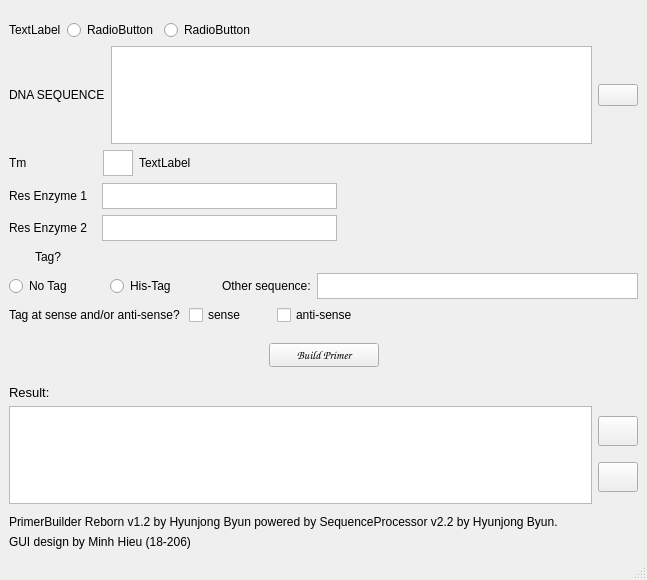
<?xml version="1.0" encoding="UTF-8"?>
<ui version="4.0">
 <class>PrimerBuilder</class>
 <widget class="QMainWindow" name="PrimerBuilder">
  <property name="geometry">
   <rect>
    <x>0</x>
    <y>0</y>
    <width>647</width>
    <height>580</height>
   </rect>
  </property>
  <property name="minimumSize">
   <size>
    <width>647</width>
    <height>580</height>
   </size>
  </property>
  <property name="cursor">
   <cursorShape>ArrowCursor</cursorShape>
  </property>
  <property name="windowTitle">
   <string>PrimerBuilder</string>
  </property>
  <property name="windowIcon">
   <iconset>
    <normaloff>H:/LOGO/ksa_logo_TWp_icon.ico</normaloff>H:/LOGO/ksa_logo_TWp_icon.ico</iconset>
  </property>
  <widget class="QWidget" name="centralwidget">
   <property name="cursor">
    <cursorShape>ArrowCursor</cursorShape>
   </property>
   <layout class="QVBoxLayout" name="verticalLayout">
    <item>
     <layout class="QHBoxLayout" name="horizontalLayout_10">
      <property name="topMargin">
       <number>11</number>
      </property>
      <item>
       <widget class="QLabel" name="label">
        <property name="text">
         <string>TextLabel</string>
        </property>
       </widget>
      </item>
      <item>
       <widget class="QRadioButton" name="radioButton">
        <property name="text">
         <string>RadioButton</string>
        </property>
       </widget>
      </item>
      <item>
       <widget class="QRadioButton" name="radioButton_2">
        <property name="text">
         <string>RadioButton</string>
        </property>
       </widget>
      </item>
      <item>
       <spacer name="horizontalSpacer_14">
        <property name="orientation">
         <enum>Qt::Horizontal</enum>
        </property>
        <property name="sizeHint" stdset="0">
         <size>
          <width>40</width>
          <height>20</height>
         </size>
        </property>
       </spacer>
      </item>
     </layout>
    </item>
    <item>
     <layout class="QHBoxLayout" name="horizontalLayout_2">
      <item>
       <widget class="QLabel" name="DNAsequence">
        <property name="font">
         <font>
          <family>MS Shell Dlg 2</family>
         </font>
        </property>
        <property name="layoutDirection">
         <enum>Qt::LeftToRight</enum>
        </property>
        <property name="text">
         <string>DNA SEQUENCE</string>
        </property>
       </widget>
      </item>
      <item>
       <widget class="QTextEdit" name="DNAsequence_text"/>
      </item>
      <item>
       <widget class="QPushButton" name="DNAsequence_file">
        <property name="sizePolicy">
         <sizepolicy hsizetype="Fixed" vsizetype="Fixed">
          <horstretch>0</horstretch>
          <verstretch>0</verstretch>
         </sizepolicy>
        </property>
        <property name="text">
         <string/>
        </property>
        <property name="icon">
         <iconset>
          <normaloff>Flat Folder icon.png</normaloff>Flat Folder icon.png</iconset>
        </property>
       </widget>
      </item>
     </layout>
    </item>
    <item>
     <layout class="QHBoxLayout" name="horizontalLayout_3">
      <property name="leftMargin">
       <number>0</number>
      </property>
      <property name="topMargin">
       <number>0</number>
      </property>
      <item>
       <widget class="QLabel" name="tm">
        <property name="text">
         <string>Tm</string>
        </property>
        <property name="alignment">
         <set>Qt::AlignLeading|Qt::AlignLeft|Qt::AlignVCenter</set>
        </property>
       </widget>
      </item>
      <item>
       <spacer name="horizontalSpacer_3">
        <property name="orientation">
         <enum>Qt::Horizontal</enum>
        </property>
        <property name="sizeType">
         <enum>QSizePolicy::Fixed</enum>
        </property>
        <property name="sizeHint" stdset="0">
         <size>
          <width>70</width>
          <height>20</height>
         </size>
        </property>
       </spacer>
      </item>
      <item>
       <widget class="QTextEdit" name="tm_text">
        <property name="enabled">
         <bool>true</bool>
        </property>
        <property name="sizePolicy">
         <sizepolicy hsizetype="Fixed" vsizetype="Fixed">
          <horstretch>0</horstretch>
          <verstretch>0</verstretch>
         </sizepolicy>
        </property>
        <property name="minimumSize">
         <size>
          <width>12</width>
          <height>26</height>
         </size>
        </property>
        <property name="maximumSize">
         <size>
          <width>30</width>
          <height>27</height>
         </size>
        </property>
        <property name="whatsThis">
         <string notr="true" extracomment="Melting Temperature"/>
        </property>
       </widget>
      </item>
      <item>
       <widget class="QLabel" name="label_2">
        <property name="text">
         <string>TextLabel</string>
        </property>
       </widget>
      </item>
      <item>
       <spacer name="horizontalSpacer_2">
        <property name="orientation">
         <enum>Qt::Horizontal</enum>
        </property>
        <property name="sizeType">
         <enum>QSizePolicy::Expanding</enum>
        </property>
        <property name="sizeHint" stdset="0">
         <size>
          <width>285</width>
          <height>20</height>
         </size>
        </property>
       </spacer>
      </item>
     </layout>
    </item>
    <item>
     <layout class="QHBoxLayout" name="horizontalLayout_4">
      <property name="topMargin">
       <number>1</number>
      </property>
      <item>
       <widget class="QLabel" name="ResEnzyme1">
        <property name="text">
         <string>Res Enzyme 1</string>
        </property>
        <property name="alignment">
         <set>Qt::AlignLeading|Qt::AlignLeft|Qt::AlignVCenter</set>
        </property>
       </widget>
      </item>
      <item>
       <spacer name="horizontalSpacer_5">
        <property name="orientation">
         <enum>Qt::Horizontal</enum>
        </property>
        <property name="sizeType">
         <enum>QSizePolicy::Fixed</enum>
        </property>
        <property name="sizeHint" stdset="0">
         <size>
          <width>9</width>
          <height>20</height>
         </size>
        </property>
       </spacer>
      </item>
      <item>
       <widget class="QTextEdit" name="ResEnzyme1_text">
        <property name="sizePolicy">
         <sizepolicy hsizetype="Fixed" vsizetype="Fixed">
          <horstretch>0</horstretch>
          <verstretch>0</verstretch>
         </sizepolicy>
        </property>
        <property name="minimumSize">
         <size>
          <width>235</width>
          <height>26</height>
         </size>
        </property>
        <property name="maximumSize">
         <size>
          <width>67</width>
          <height>26</height>
         </size>
        </property>
       </widget>
      </item>
      <item>
       <spacer name="horizontalSpacer_4">
        <property name="orientation">
         <enum>Qt::Horizontal</enum>
        </property>
        <property name="sizeType">
         <enum>QSizePolicy::Expanding</enum>
        </property>
        <property name="sizeHint" stdset="0">
         <size>
          <width>26</width>
          <height>20</height>
         </size>
        </property>
       </spacer>
      </item>
     </layout>
    </item>
    <item>
     <layout class="QHBoxLayout" name="horizontalLayout_5">
      <property name="topMargin">
       <number>0</number>
      </property>
      <item>
       <widget class="QLabel" name="ResEnzyme2">
        <property name="text">
         <string>Res Enzyme 2</string>
        </property>
        <property name="alignment">
         <set>Qt::AlignLeading|Qt::AlignLeft|Qt::AlignVCenter</set>
        </property>
       </widget>
      </item>
      <item>
       <spacer name="horizontalSpacer_6">
        <property name="orientation">
         <enum>Qt::Horizontal</enum>
        </property>
        <property name="sizeType">
         <enum>QSizePolicy::Fixed</enum>
        </property>
        <property name="sizeHint" stdset="0">
         <size>
          <width>9</width>
          <height>20</height>
         </size>
        </property>
       </spacer>
      </item>
      <item>
       <widget class="QTextEdit" name="ResEnzyme2_text">
        <property name="sizePolicy">
         <sizepolicy hsizetype="Fixed" vsizetype="Fixed">
          <horstretch>0</horstretch>
          <verstretch>0</verstretch>
         </sizepolicy>
        </property>
        <property name="minimumSize">
         <size>
          <width>67</width>
          <height>26</height>
         </size>
        </property>
        <property name="maximumSize">
         <size>
          <width>235</width>
          <height>28</height>
         </size>
        </property>
       </widget>
      </item>
      <item>
       <spacer name="horizontalSpacer_7">
        <property name="orientation">
         <enum>Qt::Horizontal</enum>
        </property>
        <property name="sizeHint" stdset="0">
         <size>
          <width>40</width>
          <height>20</height>
         </size>
        </property>
       </spacer>
      </item>
     </layout>
    </item>
    <item>
     <layout class="QHBoxLayout" name="horizontalLayout_7">
      <property name="topMargin">
       <number>0</number>
      </property>
      <item>
       <spacer name="horizontalSpacer">
        <property name="orientation">
         <enum>Qt::Horizontal</enum>
        </property>
        <property name="sizeType">
         <enum>QSizePolicy::Fixed</enum>
        </property>
        <property name="sizeHint" stdset="0">
         <size>
          <width>26</width>
          <height>20</height>
         </size>
        </property>
       </spacer>
      </item>
      <item>
       <widget class="QLabel" name="tag">
        <property name="text">
         <string>Tag?</string>
        </property>
        <property name="alignment">
         <set>Qt::AlignLeading|Qt::AlignLeft|Qt::AlignVCenter</set>
        </property>
       </widget>
      </item>
     </layout>
    </item>
    <item>
     <layout class="QHBoxLayout" name="horizontalLayout_6">
      <property name="topMargin">
       <number>0</number>
      </property>
      <item>
       <widget class="QRadioButton" name="tag_no">
        <property name="text">
         <string>No Tag</string>
        </property>
       </widget>
      </item>
      <item>
       <spacer name="horizontalSpacer_8">
        <property name="orientation">
         <enum>Qt::Horizontal</enum>
        </property>
        <property name="sizeType">
         <enum>QSizePolicy::Fixed</enum>
        </property>
        <property name="sizeHint" stdset="0">
         <size>
          <width>32</width>
          <height>20</height>
         </size>
        </property>
       </spacer>
      </item>
      <item>
       <widget class="QRadioButton" name="tag_his">
        <property name="text">
         <string>His-Tag</string>
        </property>
       </widget>
      </item>
      <item>
       <spacer name="horizontalSpacer_9">
        <property name="orientation">
         <enum>Qt::Horizontal</enum>
        </property>
        <property name="sizeType">
         <enum>QSizePolicy::Fixed</enum>
        </property>
        <property name="sizeHint" stdset="0">
         <size>
          <width>40</width>
          <height>20</height>
         </size>
        </property>
       </spacer>
      </item>
      <item>
       <widget class="QLabel" name="tag_other">
        <property name="text">
         <string>Other sequence:</string>
        </property>
       </widget>
      </item>
      <item>
       <widget class="QTextEdit" name="tag_other_text">
        <property name="sizePolicy">
         <sizepolicy hsizetype="Expanding" vsizetype="Fixed">
          <horstretch>0</horstretch>
          <verstretch>0</verstretch>
         </sizepolicy>
        </property>
        <property name="minimumSize">
         <size>
          <width>0</width>
          <height>0</height>
         </size>
        </property>
        <property name="maximumSize">
         <size>
          <width>16777215</width>
          <height>26</height>
         </size>
        </property>
       </widget>
      </item>
     </layout>
    </item>
    <item>
     <layout class="QHBoxLayout" name="horizontalLayout">
      <property name="topMargin">
       <number>0</number>
      </property>
      <item>
       <widget class="QLabel" name="sense">
        <property name="text">
         <string>Tag at sense and/or anti-sense? </string>
        </property>
       </widget>
      </item>
      <item>
       <widget class="QCheckBox" name="sense_yes">
        <property name="text">
         <string>sense</string>
        </property>
       </widget>
      </item>
      <item>
       <spacer name="horizontalSpacer_12">
        <property name="orientation">
         <enum>Qt::Horizontal</enum>
        </property>
        <property name="sizeType">
         <enum>QSizePolicy::Fixed</enum>
        </property>
        <property name="sizeHint" stdset="0">
         <size>
          <width>24</width>
          <height>20</height>
         </size>
        </property>
       </spacer>
      </item>
      <item>
       <widget class="QCheckBox" name="sense_no">
        <property name="text">
         <string>anti-sense</string>
        </property>
       </widget>
      </item>
      <item>
       <spacer name="horizontalSpacer_13">
        <property name="orientation">
         <enum>Qt::Horizontal</enum>
        </property>
        <property name="sizeHint" stdset="0">
         <size>
          <width>40</width>
          <height>20</height>
         </size>
        </property>
       </spacer>
      </item>
     </layout>
    </item>
    <item>
     <spacer name="verticalSpacer">
      <property name="orientation">
       <enum>Qt::Vertical</enum>
      </property>
      <property name="sizeType">
       <enum>QSizePolicy::Fixed</enum>
      </property>
      <property name="sizeHint" stdset="0">
       <size>
        <width>18</width>
        <height>12</height>
       </size>
      </property>
     </spacer>
    </item>
    <item>
     <layout class="QHBoxLayout" name="horizontalLayout_8">
      <property name="topMargin">
       <number>0</number>
      </property>
      <item>
       <spacer name="horizontalSpacer_10">
        <property name="orientation">
         <enum>Qt::Horizontal</enum>
        </property>
        <property name="sizeHint" stdset="0">
         <size>
          <width>40</width>
          <height>20</height>
         </size>
        </property>
       </spacer>
      </item>
      <item>
       <widget class="QPushButton" name="buildPrime">
        <property name="minimumSize">
         <size>
          <width>110</width>
          <height>0</height>
         </size>
        </property>
        <property name="font">
         <font>
          <family>Comic Sans MS</family>
          <pointsize>9</pointsize>
          <weight>75</weight>
          <italic>true</italic>
          <bold>true</bold>
         </font>
        </property>
        <property name="text">
         <string>Build Primer</string>
        </property>
       </widget>
      </item>
      <item>
       <spacer name="horizontalSpacer_11">
        <property name="orientation">
         <enum>Qt::Horizontal</enum>
        </property>
        <property name="sizeHint" stdset="0">
         <size>
          <width>40</width>
          <height>20</height>
         </size>
        </property>
       </spacer>
      </item>
     </layout>
    </item>
    <item>
     <spacer name="verticalSpacer_2">
      <property name="orientation">
       <enum>Qt::Vertical</enum>
      </property>
      <property name="sizeType">
       <enum>QSizePolicy::Fixed</enum>
      </property>
      <property name="sizeHint" stdset="0">
       <size>
        <width>20</width>
        <height>12</height>
       </size>
      </property>
     </spacer>
    </item>
    <item>
     <widget class="QLabel" name="result">
      <property name="font">
       <font>
        <family>MS Shell Dlg 2</family>
        <pointsize>10</pointsize>
       </font>
      </property>
      <property name="text">
       <string>Result: </string>
      </property>
     </widget>
    </item>
    <item>
     <layout class="QHBoxLayout" name="horizontalLayout_9">
      <property name="topMargin">
       <number>0</number>
      </property>
      <item>
       <widget class="QTextEdit" name="result_text">
        <property name="minimumSize">
         <size>
          <width>0</width>
          <height>15</height>
         </size>
        </property>
       </widget>
      </item>
      <item>
       <layout class="QVBoxLayout" name="verticalLayout_2">
        <property name="leftMargin">
         <number>0</number>
        </property>
        <item>
         <widget class="QPushButton" name="actionCopy">
          <property name="sizePolicy">
           <sizepolicy hsizetype="Fixed" vsizetype="Fixed">
            <horstretch>0</horstretch>
            <verstretch>0</verstretch>
           </sizepolicy>
          </property>
          <property name="minimumSize">
           <size>
            <width>0</width>
            <height>30</height>
           </size>
          </property>
          <property name="text">
           <string/>
          </property>
          <property name="icon">
           <iconset>
            <normaloff>95705-200.png</normaloff>95705-200.png</iconset>
          </property>
         </widget>
        </item>
        <item>
         <widget class="QPushButton" name="actionErase">
          <property name="minimumSize">
           <size>
            <width>0</width>
            <height>30</height>
           </size>
          </property>
          <property name="text">
           <string/>
          </property>
          <property name="icon">
           <iconset>
            <normaloff>broom.png</normaloff>broom.png</iconset>
          </property>
         </widget>
        </item>
       </layout>
      </item>
     </layout>
    </item>
    <item>
     <spacer name="verticalSpacer_3">
      <property name="orientation">
       <enum>Qt::Vertical</enum>
      </property>
      <property name="sizeType">
       <enum>QSizePolicy::Fixed</enum>
      </property>
      <property name="sizeHint" stdset="0">
       <size>
        <width>13</width>
        <height>5</height>
       </size>
      </property>
     </spacer>
    </item>
    <item>
     <widget class="QLabel" name="credit_1">
      <property name="text">
       <string>PrimerBuilder Reborn v1.2 by Hyunjong Byun powered by SequenceProcessor v2.2 by Hyunjong Byun.</string>
      </property>
     </widget>
    </item>
    <item>
     <widget class="QLabel" name="credit_2">
      <property name="text">
       <string>GUI design by Minh Hieu (18-206)</string>
      </property>
     </widget>
    </item>
   </layout>
  </widget>
  <widget class="QMenuBar" name="menubar">
   <property name="geometry">
    <rect>
     <x>0</x>
     <y>0</y>
     <width>647</width>
     <height>26</height>
    </rect>
   </property>
  </widget>
  <widget class="QStatusBar" name="statusbar"/>
 </widget>
 <resources/>
 <connections/>
</ui>
